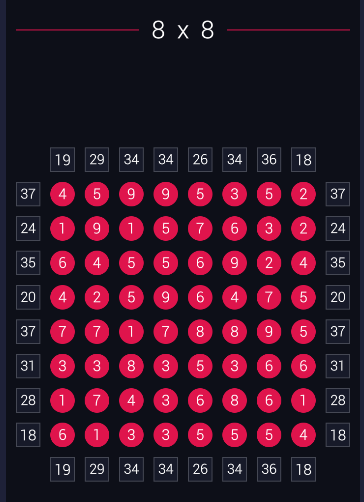
#> input picture rullo_8.png, 364 x 502 px
$ python change_img_color.py   (older library calls are emulated)
#> lines starting #> are read from the running program, lines starting #| are printed output that depends on the picture
# -*- coding: utf-8 -*-
"""
Created on Wed Apr 11 14:06:10 2018

@author: Nattawut Vejkanchana
"""

from PIL import Image
import pytesseract
pytesseract.pytesseract.tesseract_cmd = 'C:/Program Files (x86)/Tesseract-OCR/tesseract'


img = Image.open("rullo_8.png")
#> img is the input picture: PIL image 364x502 RGBA; mean R, G, B, A 52.8, 22.4, 39.6, 255
img = img.convert("RGB")
#> img: PIL image 364x502 RGB

img = Image.open('rullo_8.png').convert('LA')
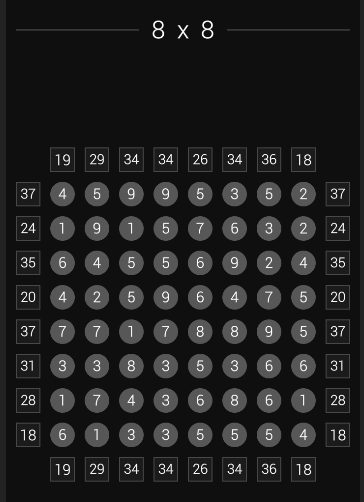
#> img: PIL image 364x502 LA; mean R, G, B, A 33.2, 33.2, 33.2, 255
img.save('greyscale.png')

pixdata = img.load()

width, height = img.size
#> width = 364; height = 502
for y in range(height):
    for x in range(width):
        if (pixdata[x, y][0] >= 100 and pixdata[x, y][1] >= 100 and pixdata[x, y][2] >= 100):
            pixdata[x, y] = (0, 0, 0)
        else:
#> (the run stopped early here; a loop or call above may not have finished)
